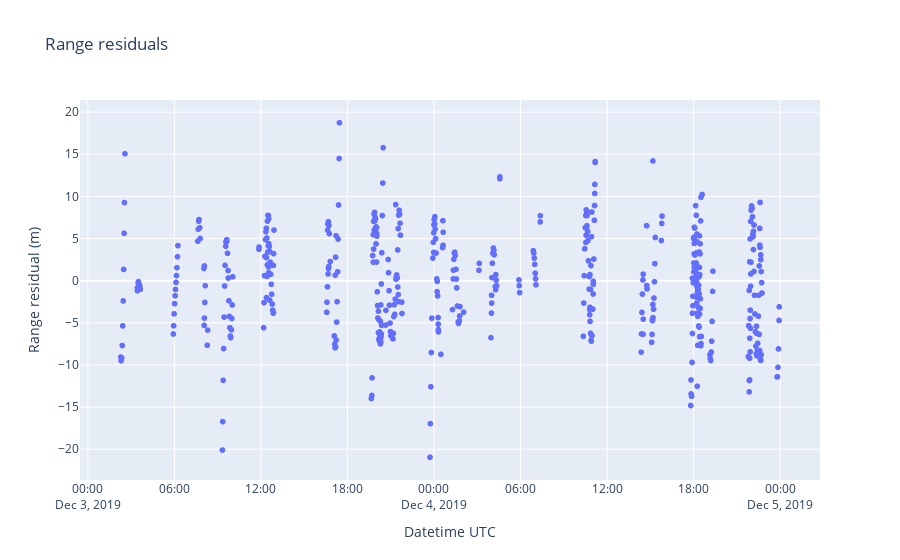

This figure's notebook cell:
### Markdown cell above
Plotting range residuals

### Code cell
import plotly.graph_objs as go

trace = go.Scattergl(
    x=range_residuals.index, y=range_residuals['range'],
    mode='markers',
    name='Range'
)

data = [trace]

layout = go.Layout(
    title = 'Range residuals',
    xaxis = dict(
        title = 'Datetime UTC'
    ),
    yaxis = dict(
        title = 'Range residual (m)'
    )
)

fig = dict(data=data, layout=layout)

pio.show(fig)

### Figure 1 — Plotly figure (JSON) as saved in the notebook; plotly's stock layout.template omitted (floating-point values rounded to 4 significant figures; data arrays with more than 128 entries replaced by an {"elided": "..."} marker saying what was removed)
{"data": [{"mode": "markers", "name": "Range", "type": "scattergl", "x": {"elided": "500 str values"}, "y": {"elided": "500 float values"}}], "layout": {"title": {"text": "Range residuals"}, "xaxis": {"title": {"text": "Datetime UTC"}}, "yaxis": {"title": {"text": "Range residual (m)"}}}}
